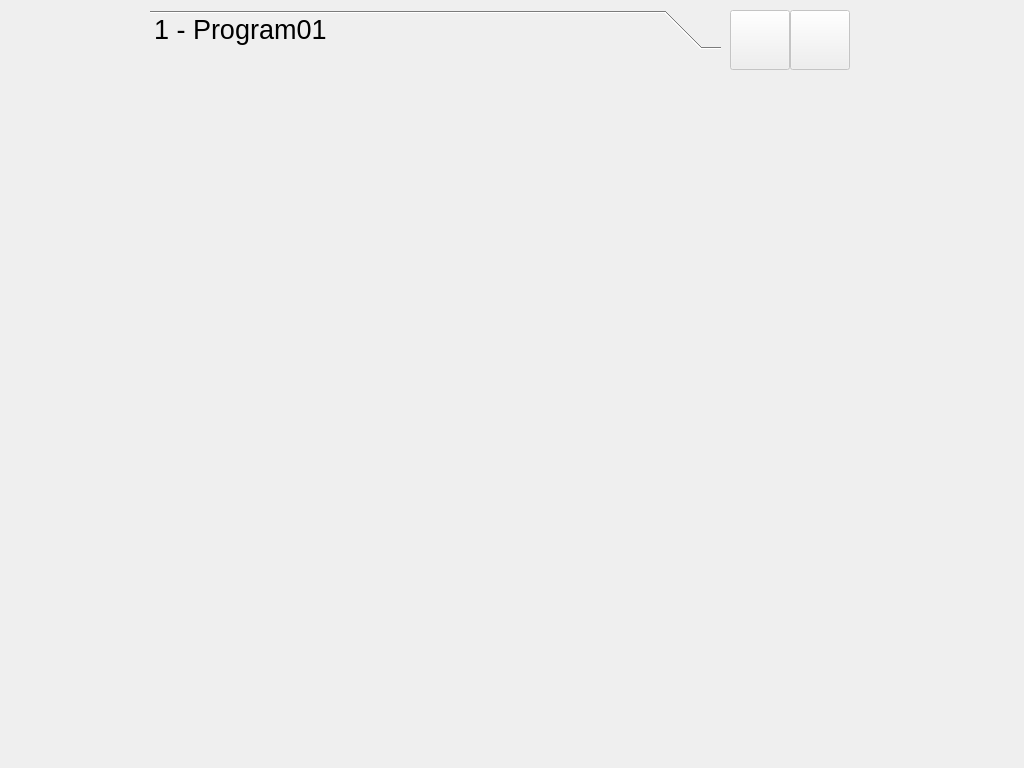
<?xml version="1.0" encoding="UTF-8"?>
<ui version="4.0">
 <class>SettingsView</class>
 <widget class="QWidget" name="SettingsView">
  <property name="geometry">
   <rect>
    <x>0</x>
    <y>0</y>
    <width>1024</width>
    <height>768</height>
   </rect>
  </property>
  <property name="windowTitle">
   <string>Form</string>
  </property>
  <widget class="QToolBox" name="toolBox">
   <property name="geometry">
    <rect>
     <x>150</x>
     <y>10</y>
     <width>571</width>
     <height>751</height>
    </rect>
   </property>
   <property name="font">
    <font>
     <pointsize>20</pointsize>
    </font>
   </property>
   <property name="frameShape">
    <enum>QFrame::NoFrame</enum>
   </property>
   <property name="frameShadow">
    <enum>QFrame::Plain</enum>
   </property>
   <property name="lineWidth">
    <number>1</number>
   </property>
   <property name="midLineWidth">
    <number>0</number>
   </property>
   <property name="currentIndex">
    <number>0</number>
   </property>
   <widget class="QWidget" name="program01">
    <property name="geometry">
     <rect>
      <x>0</x>
      <y>0</y>
      <width>571</width>
      <height>704</height>
     </rect>
    </property>
    <attribute name="icon">
     <iconset resource="JetPrinterUI.qrc">
      <normaloff>:/images/settings.ico</normaloff>:/images/settings.ico</iconset>
    </attribute>
    <attribute name="label">
     <string>1 - Program01</string>
    </attribute>
   </widget>
  </widget>
  <widget class="QPushButton" name="pushButtonAdd">
   <property name="enabled">
    <bool>false</bool>
   </property>
   <property name="geometry">
    <rect>
     <x>730</x>
     <y>10</y>
     <width>60</width>
     <height>60</height>
    </rect>
   </property>
   <property name="text">
    <string/>
   </property>
   <property name="icon">
    <iconset resource="JetPrinterUI.qrc">
     <normaloff>:/images/plus.ico</normaloff>:/images/plus.ico</iconset>
   </property>
   <property name="iconSize">
    <size>
     <width>45</width>
     <height>45</height>
    </size>
   </property>
  </widget>
  <widget class="QPushButton" name="pushButtonRemove">
   <property name="enabled">
    <bool>false</bool>
   </property>
   <property name="geometry">
    <rect>
     <x>790</x>
     <y>10</y>
     <width>60</width>
     <height>60</height>
    </rect>
   </property>
   <property name="text">
    <string/>
   </property>
   <property name="icon">
    <iconset resource="JetPrinterUI.qrc">
     <normaloff>:/images/minus.ico</normaloff>:/images/minus.ico</iconset>
   </property>
   <property name="iconSize">
    <size>
     <width>45</width>
     <height>45</height>
    </size>
   </property>
  </widget>
 </widget>
 <resources>
  <include location="JetPrinterUI.qrc"/>
 </resources>
 <connections/>
</ui>
